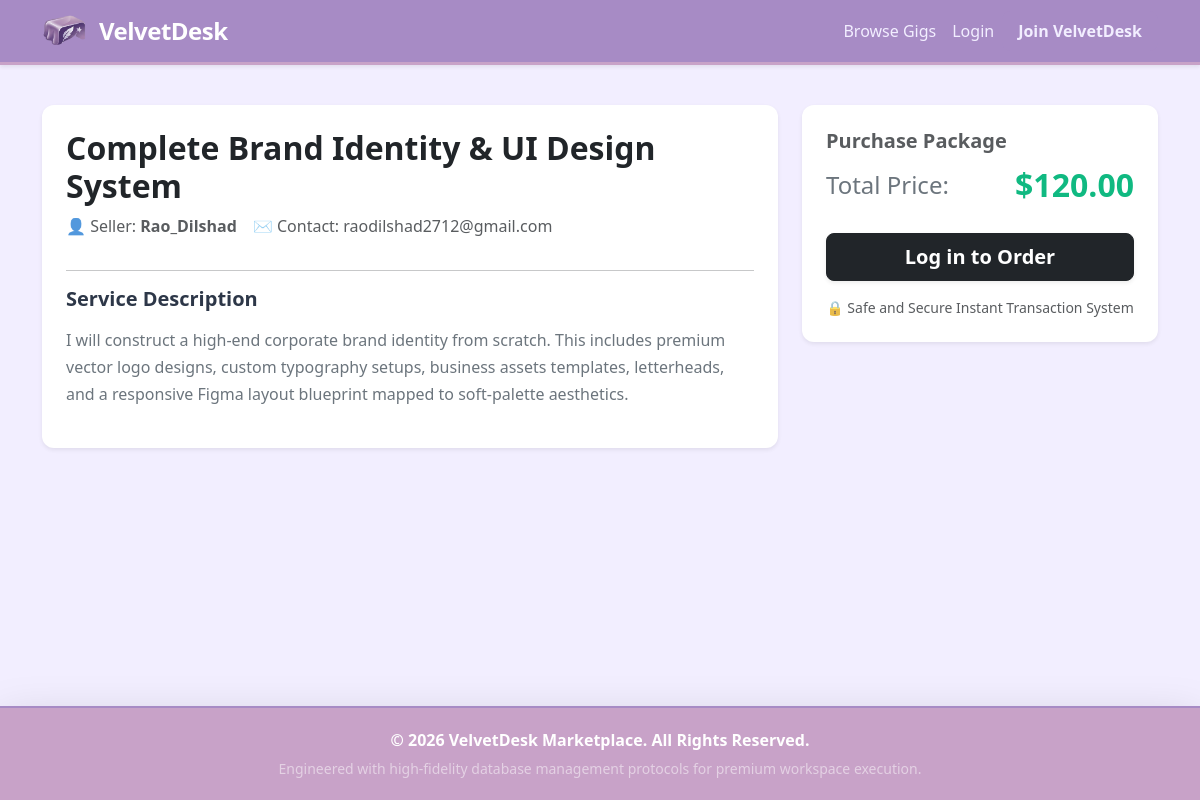
Screenshot of /gig_details.php?id=2 with the database file from the repository.
### tables this page shows
CREATE TABLE gigs (
        gig_id INTEGER PRIMARY KEY AUTOINCREMENT,
        user_id INTEGER,
        title TEXT NOT NULL,
        description TEXT NOT NULL,
        price REAL NOT NULL,
        image_path TEXT DEFAULT 'assets/default-gig.png',
        portfolio_link TEXT DEFAULT '',
        FOREIGN KEY (user_id) REFERENCES users(user_id) ON DELETE CASCADE
    );

### gig_details.php (the view, shortened to what this page needs)
<?php
include 'config.php';
$gig_id = intval($_GET['id']);
try {
    $sql = "SELECT gigs.*, users.username, users.email FROM gigs
            JOIN users ON gigs.user_id = users.user_id
            WHERE gigs.gig_id = :gig_id";
    $stmt = $conn->prepare($sql);
    $stmt->bindParam(':gig_id', $gig_id);
    $stmt->execute();
    $gig = $stmt->fetch(PDO::FETCH_ASSOC);
} catch (PDOException $e) {
    error_log("Gig details fetch error: " . $e->getMessage());
    die("Error loading service details.");
}
include 'header.php';
?>
<div class="row justify-content-center mt-3">
    <div class="col-md-8 mb-4">
        <div class="card p-4 shadow-sm border-0 mb-4" style="border-radius: 12px;">
            <h2 class="fw-bold text-dark mb-2"><?php echo htmlspecialchars($gig['title']); ?></h2>
            <div class="d-flex align-items-center mb-3 text-muted">
                <span class="me-3">👤 Seller: <strong><?php echo htmlspecialchars($gig['username']); ?></strong></span>
                <span>✉️ Contact: <?php echo htmlspecialchars($gig['email']); ?></span>
            </div>
            <hr>
            <h5 class="fw-bold mb-3" style="color: #2d3748;">Service Description</h5>
            <p class="text-secondary" style="line-height: 1.7; white-space: pre-wrap;"><?php echo htmlspecialchars($gig['description']); ?></p>
        </div>
    </div>
    <div class="col-md-4">
        <div class="card p-4 shadow-sm border-0 sticky-top" style="border-radius: 12px; top: 20px;">
            <h5 class="fw-bold text-muted mb-2">Purchase Package</h5>
            <div class="d-flex justify-content-between align-items-center mb-4">
                <span class="fs-4 text-secondary">Total Price:</span>
                <span class="fw-bold fs-2 text-success" style="color: #10b981 !important;">$<?php echo number_format($gig['price'], 2); ?></span>
            </div>
            <form action="gig_details.php?id=<?php echo $gig['gig_id']; ?>" method="POST">
                <?php if (isset($_SESSION['user_id'])): ?>
                    <?php if ($_SESSION['role'] === 'buyer'): ?>
                        <div class="mb-3">
                            <label class="form-label font-monospace small text-uppercase text-muted">Dummy Card Number</label>
                            <input type="text" class="form-control" placeholder="4242 •••• •••• 4242" disabled value="4242 4242 4242 4242">
                        </div>
                        <button type="submit" name="pay_now_btn" class="btn btn-success-custom btn-lg w-100 fw-bold py-2 shadow-sm fs-5">💳 Order & Pay Now</button>
                    <?php else: ?>
                        <div class="alert alert-warning text-center small mb-0">Sellers cannot buy services. Log in as a Buyer to purchase.</div>
                    <?php endif; ?>
                <?php else: ?>
                    <a href="login.php" class="btn btn-dark btn-lg w-100 fw-bold py-2 shadow-sm fs-5">Log in to Order</a>
                <?php endif; ?>
            </form>
            <div class="text-center mt-3 text-muted small">
                🔒 Safe and Secure Instant Transaction System
            </div>
        </div>
    </div>
</div>
<?php include 'footer.php'; ?>

### header.php (style rules this page uses)
body { background-color: #F2EEFF; min-height: 100vh; display: flex; flex-direction: column; font-family: 'Segoe UI', Tahoma, Geneva, Verdana, sans-serif; }

### rows the page displays
gigs: title "Complete Brand Identity & UI Design System", description "I will construct a high-end corporate brand identity from scratch. This includes premium vector logo designs, custom typography setups, business assets templates, letterheads, and a responsive Figma layout blueprint mapped to soft-palette aesthetics.", price "120.00"

### other values shown
$gig['username'] "Rao_Dilshad"
$gig['email'] "raodilshad2712@gmail.com"
